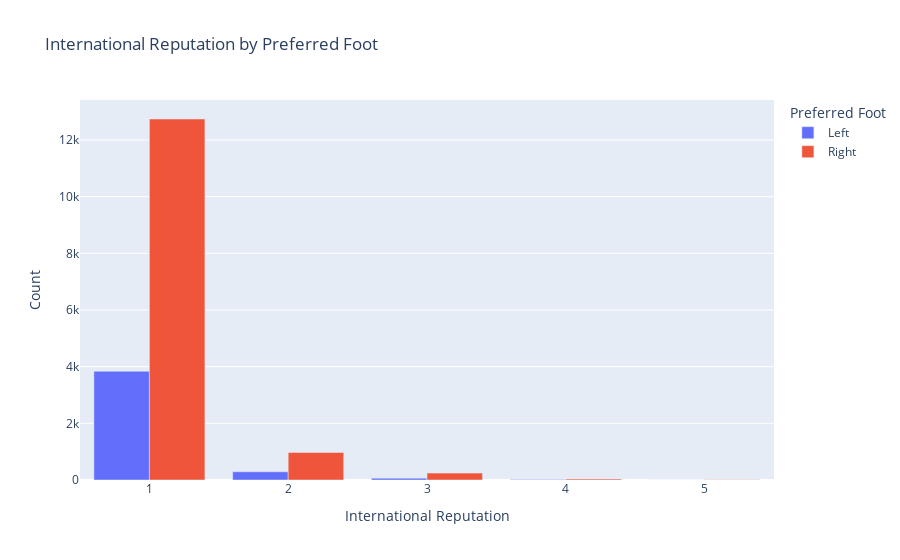

Notebook source saved alongside this figure:
### Markdown cell above
#### International Reputation by Preferred Foot

### Code cell
preferred_foot_international_reputation = fifa_data.groupby('Preferred Foot')['International Reputation'].value_counts().reset_index()
preferred_foot_international_reputation

# Create a bar plot
fig = px.bar(preferred_foot_international_reputation, x='International Reputation', y='count', color='Preferred Foot',
             barmode='group', title='International Reputation by Preferred Foot',
             labels={'count': 'Count', 'International Reputation': 'International Reputation'})

# Show the plot
fig.show()

### Figure 1 — Plotly figure (JSON) as saved in the notebook; plotly's stock layout.template omitted (floating-point values rounded to 4 significant figures)
{"data": [{"alignmentgroup": "True", "hovertemplate": "Preferred Foot=Left<br>International Reputation=%{x}<br>Count=%{y}<extra></extra>", "legendgroup": "Left", "marker": {"color": "#636efa", "pattern": {"shape": ""}}, "name": "Left", "offsetgroup": "Left", "orientation": "v", "showlegend": true, "textposition": "auto", "type": "bar", "x": [1, 2, 3, 4, 5], "xaxis": "x", "y": [3839, 290, 66, 15, 1], "yaxis": "y"}, {"alignmentgroup": "True", "hovertemplate": "Preferred Foot=Right<br>International Reputation=%{x}<br>Count=%{y}<extra></extra>", "legendgroup": "Right", "marker": {"color": "#EF553B", "pattern": {"shape": ""}}, "name": "Right", "offsetgroup": "Right", "orientation": "v", "showlegend": true, "textposition": "auto", "type": "bar", "x": [1, 2, 3, 4, 5], "xaxis": "x", "y": [12741, 971, 243, 36, 5], "yaxis": "y"}], "layout": {"barmode": "group", "legend": {"title": {"text": "Preferred Foot"}, "tracegroupgap": 0}, "title": {"text": "International Reputation by Preferred Foot"}, "xaxis": {"anchor": "y", "domain": [0, 1], "title": {"text": "International Reputation"}}, "yaxis": {"anchor": "x", "domain": [0, 1], "title": {"text": "Count"}}}}
